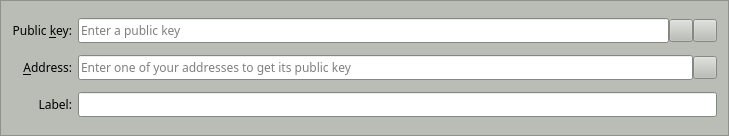
<?xml version="1.0" encoding="UTF-8"?>
<ui version="4.0">
 <class>MultisigAddressEntry</class>
 <widget class="QFrame" name="MultisigAddressEntry">
  <property name="geometry">
   <rect>
    <x>0</x>
    <y>0</y>
    <width>729</width>
    <height>136</height>
   </rect>
  </property>
  <property name="palette">
   <palette>
    <active>
     <colorrole role="WindowText">
      <brush brushstyle="SolidPattern">
       <color alpha="255">
        <red>0</red>
        <green>0</green>
        <blue>0</blue>
       </color>
      </brush>
     </colorrole>
     <colorrole role="Button">
      <brush brushstyle="SolidPattern">
       <color alpha="255">
        <red>186</red>
        <green>189</green>
        <blue>182</blue>
       </color>
      </brush>
     </colorrole>
     <colorrole role="Light">
      <brush brushstyle="SolidPattern">
       <color alpha="255">
        <red>255</red>
        <green>255</green>
        <blue>255</blue>
       </color>
      </brush>
     </colorrole>
     <colorrole role="Midlight">
      <brush brushstyle="SolidPattern">
       <color alpha="255">
        <red>220</red>
        <green>222</green>
        <blue>218</blue>
       </color>
      </brush>
     </colorrole>
     <colorrole role="Dark">
      <brush brushstyle="SolidPattern">
       <color alpha="255">
        <red>93</red>
        <green>94</green>
        <blue>91</blue>
       </color>
      </brush>
     </colorrole>
     <colorrole role="Mid">
      <brush brushstyle="SolidPattern">
       <color alpha="255">
        <red>124</red>
        <green>126</green>
        <blue>121</blue>
       </color>
      </brush>
     </colorrole>
     <colorrole role="Text">
      <brush brushstyle="SolidPattern">
       <color alpha="255">
        <red>0</red>
        <green>0</green>
        <blue>0</blue>
       </color>
      </brush>
     </colorrole>
     <colorrole role="BrightText">
      <brush brushstyle="SolidPattern">
       <color alpha="255">
        <red>255</red>
        <green>255</green>
        <blue>255</blue>
       </color>
      </brush>
     </colorrole>
     <colorrole role="ButtonText">
      <brush brushstyle="SolidPattern">
       <color alpha="255">
        <red>0</red>
        <green>0</green>
        <blue>0</blue>
       </color>
      </brush>
     </colorrole>
     <colorrole role="Base">
      <brush brushstyle="SolidPattern">
       <color alpha="255">
        <red>255</red>
        <green>255</green>
        <blue>255</blue>
       </color>
      </brush>
     </colorrole>
     <colorrole role="Window">
      <brush brushstyle="SolidPattern">
       <color alpha="255">
        <red>186</red>
        <green>189</green>
        <blue>182</blue>
       </color>
      </brush>
     </colorrole>
     <colorrole role="Shadow">
      <brush brushstyle="SolidPattern">
       <color alpha="255">
        <red>0</red>
        <green>0</green>
        <blue>0</blue>
       </color>
      </brush>
     </colorrole>
     <colorrole role="AlternateBase">
      <brush brushstyle="SolidPattern">
       <color alpha="255">
        <red>220</red>
        <green>222</green>
        <blue>218</blue>
       </color>
      </brush>
     </colorrole>
     <colorrole role="ToolTipBase">
      <brush brushstyle="SolidPattern">
       <color alpha="255">
        <red>255</red>
        <green>255</green>
        <blue>220</blue>
       </color>
      </brush>
     </colorrole>
     <colorrole role="ToolTipText">
      <brush brushstyle="SolidPattern">
       <color alpha="255">
        <red>0</red>
        <green>0</green>
        <blue>0</blue>
       </color>
      </brush>
     </colorrole>
    </active>
    <inactive>
     <colorrole role="WindowText">
      <brush brushstyle="SolidPattern">
       <color alpha="255">
        <red>0</red>
        <green>0</green>
        <blue>0</blue>
       </color>
      </brush>
     </colorrole>
     <colorrole role="Button">
      <brush brushstyle="SolidPattern">
       <color alpha="255">
        <red>186</red>
        <green>189</green>
        <blue>182</blue>
       </color>
      </brush>
     </colorrole>
     <colorrole role="Light">
      <brush brushstyle="SolidPattern">
       <color alpha="255">
        <red>255</red>
        <green>255</green>
        <blue>255</blue>
       </color>
      </brush>
     </colorrole>
     <colorrole role="Midlight">
      <brush brushstyle="SolidPattern">
       <color alpha="255">
        <red>220</red>
        <green>222</green>
        <blue>218</blue>
       </color>
      </brush>
     </colorrole>
     <colorrole role="Dark">
      <brush brushstyle="SolidPattern">
       <color alpha="255">
        <red>93</red>
        <green>94</green>
        <blue>91</blue>
       </color>
      </brush>
     </colorrole>
     <colorrole role="Mid">
      <brush brushstyle="SolidPattern">
       <color alpha="255">
        <red>124</red>
        <green>126</green>
        <blue>121</blue>
       </color>
      </brush>
     </colorrole>
     <colorrole role="Text">
      <brush brushstyle="SolidPattern">
       <color alpha="255">
        <red>0</red>
        <green>0</green>
        <blue>0</blue>
       </color>
      </brush>
     </colorrole>
     <colorrole role="BrightText">
      <brush brushstyle="SolidPattern">
       <color alpha="255">
        <red>255</red>
        <green>255</green>
        <blue>255</blue>
       </color>
      </brush>
     </colorrole>
     <colorrole role="ButtonText">
      <brush brushstyle="SolidPattern">
       <color alpha="255">
        <red>0</red>
        <green>0</green>
        <blue>0</blue>
       </color>
      </brush>
     </colorrole>
     <colorrole role="Base">
      <brush brushstyle="SolidPattern">
       <color alpha="255">
        <red>255</red>
        <green>255</green>
        <blue>255</blue>
       </color>
      </brush>
     </colorrole>
     <colorrole role="Window">
      <brush brushstyle="SolidPattern">
       <color alpha="255">
        <red>186</red>
        <green>189</green>
        <blue>182</blue>
       </color>
      </brush>
     </colorrole>
     <colorrole role="Shadow">
      <brush brushstyle="SolidPattern">
       <color alpha="255">
        <red>0</red>
        <green>0</green>
        <blue>0</blue>
       </color>
      </brush>
     </colorrole>
     <colorrole role="AlternateBase">
      <brush brushstyle="SolidPattern">
       <color alpha="255">
        <red>220</red>
        <green>222</green>
        <blue>218</blue>
       </color>
      </brush>
     </colorrole>
     <colorrole role="ToolTipBase">
      <brush brushstyle="SolidPattern">
       <color alpha="255">
        <red>255</red>
        <green>255</green>
        <blue>220</blue>
       </color>
      </brush>
     </colorrole>
     <colorrole role="ToolTipText">
      <brush brushstyle="SolidPattern">
       <color alpha="255">
        <red>0</red>
        <green>0</green>
        <blue>0</blue>
       </color>
      </brush>
     </colorrole>
    </inactive>
    <disabled>
     <colorrole role="WindowText">
      <brush brushstyle="SolidPattern">
       <color alpha="255">
        <red>93</red>
        <green>94</green>
        <blue>91</blue>
       </color>
      </brush>
     </colorrole>
     <colorrole role="Button">
      <brush brushstyle="SolidPattern">
       <color alpha="255">
        <red>186</red>
        <green>189</green>
        <blue>182</blue>
       </color>
      </brush>
     </colorrole>
     <colorrole role="Light">
      <brush brushstyle="SolidPattern">
       <color alpha="255">
        <red>255</red>
        <green>255</green>
        <blue>255</blue>
       </color>
      </brush>
     </colorrole>
     <colorrole role="Midlight">
      <brush brushstyle="SolidPattern">
       <color alpha="255">
        <red>220</red>
        <green>222</green>
        <blue>218</blue>
       </color>
      </brush>
     </colorrole>
     <colorrole role="Dark">
      <brush brushstyle="SolidPattern">
       <color alpha="255">
        <red>93</red>
        <green>94</green>
        <blue>91</blue>
       </color>
      </brush>
     </colorrole>
     <colorrole role="Mid">
      <brush brushstyle="SolidPattern">
       <color alpha="255">
        <red>124</red>
        <green>126</green>
        <blue>121</blue>
       </color>
      </brush>
     </colorrole>
     <colorrole role="Text">
      <brush brushstyle="SolidPattern">
       <color alpha="255">
        <red>93</red>
        <green>94</green>
        <blue>91</blue>
       </color>
      </brush>
     </colorrole>
     <colorrole role="BrightText">
      <brush brushstyle="SolidPattern">
       <color alpha="255">
        <red>255</red>
        <green>255</green>
        <blue>255</blue>
       </color>
      </brush>
     </colorrole>
     <colorrole role="ButtonText">
      <brush brushstyle="SolidPattern">
       <color alpha="255">
        <red>93</red>
        <green>94</green>
        <blue>91</blue>
       </color>
      </brush>
     </colorrole>
     <colorrole role="Base">
      <brush brushstyle="SolidPattern">
       <color alpha="255">
        <red>186</red>
        <green>189</green>
        <blue>182</blue>
       </color>
      </brush>
     </colorrole>
     <colorrole role="Window">
      <brush brushstyle="SolidPattern">
       <color alpha="255">
        <red>186</red>
        <green>189</green>
        <blue>182</blue>
       </color>
      </brush>
     </colorrole>
     <colorrole role="Shadow">
      <brush brushstyle="SolidPattern">
       <color alpha="255">
        <red>0</red>
        <green>0</green>
        <blue>0</blue>
       </color>
      </brush>
     </colorrole>
     <colorrole role="AlternateBase">
      <brush brushstyle="SolidPattern">
       <color alpha="255">
        <red>186</red>
        <green>189</green>
        <blue>182</blue>
       </color>
      </brush>
     </colorrole>
     <colorrole role="ToolTipBase">
      <brush brushstyle="SolidPattern">
       <color alpha="255">
        <red>255</red>
        <green>255</green>
        <blue>220</blue>
       </color>
      </brush>
     </colorrole>
     <colorrole role="ToolTipText">
      <brush brushstyle="SolidPattern">
       <color alpha="255">
        <red>0</red>
        <green>0</green>
        <blue>0</blue>
       </color>
      </brush>
     </colorrole>
    </disabled>
   </palette>
  </property>
  <property name="windowTitle">
   <string>Form</string>
  </property>
  <property name="frameShape">
   <enum>QFrame::StyledPanel</enum>
  </property>
  <property name="frameShadow">
   <enum>QFrame::Sunken</enum>
  </property>
  <layout class="QGridLayout" name="gridLayout">
   <item row="0" column="0">
    <widget class="QLabel" name="pubkeyLabel">
     <property name="font">
      <font>
       <family>Sawasdee</family>
      </font>
     </property>
     <property name="text">
      <string>Public &amp;key:</string>
     </property>
     <property name="alignment">
      <set>Qt::AlignRight|Qt::AlignTrailing|Qt::AlignVCenter</set>
     </property>
     <property name="buddy">
      <cstring>pubkey</cstring>
     </property>
    </widget>
   </item>
   <item row="0" column="1">
    <layout class="QHBoxLayout" name="pubkeyLayout">
     <property name="spacing">
      <number>0</number>
     </property>
     <item>
      <widget class="QValidatedLineEdit" name="pubkey">
       <property name="font">
        <font>
         <family>Sawasdee</family>
        </font>
       </property>
       <property name="toolTip">
        <string>The public key of an address</string>
       </property>
       <property name="placeholderText">
        <string>Enter a public key</string>
       </property>
      </widget>
     </item>
     <item>
      <widget class="QToolButton" name="pasteButton">
       <property name="font">
        <font>
         <family>Sawasdee</family>
        </font>
       </property>
       <property name="toolTip">
        <string>Paste public key from clipboard</string>
       </property>
       <property name="text">
        <string/>
       </property>
       <property name="icon">
        <iconset resource="../syndicate.qrc">
         <normaloff>:/icons/editpaste</normaloff>:/icons/editpaste</iconset>
       </property>
       <property name="shortcut">
        <string>Alt+P</string>
       </property>
      </widget>
     </item>
     <item>
      <widget class="QToolButton" name="deleteButton">
       <property name="font">
        <font>
         <family>Sawasdee</family>
        </font>
       </property>
       <property name="toolTip">
        <string>Remove this public key</string>
       </property>
       <property name="text">
        <string/>
       </property>
       <property name="icon">
        <iconset resource="../syndicate.qrc">
         <normaloff>:/icons/remove</normaloff>:/icons/remove</iconset>
       </property>
      </widget>
     </item>
    </layout>
   </item>
   <item row="1" column="0">
    <widget class="QLabel" name="addressLabel">
     <property name="font">
      <font>
       <family>Sawasdee</family>
      </font>
     </property>
     <property name="text">
      <string>&amp;Address:</string>
     </property>
     <property name="alignment">
      <set>Qt::AlignRight|Qt::AlignTrailing|Qt::AlignVCenter</set>
     </property>
     <property name="buddy">
      <cstring>address</cstring>
     </property>
    </widget>
   </item>
   <item row="1" column="1">
    <layout class="QHBoxLayout" name="addressLayout">
     <property name="spacing">
      <number>0</number>
     </property>
     <item>
      <widget class="QValidatedLineEdit" name="address">
       <property name="enabled">
        <bool>true</bool>
       </property>
       <property name="font">
        <font>
         <family>Sawasdee</family>
        </font>
       </property>
       <property name="toolTip">
        <string>Address associated to the public key</string>
       </property>
       <property name="placeholderText">
        <string>Enter one of your addresses to get its public key</string>
       </property>
      </widget>
     </item>
     <item>
      <widget class="QToolButton" name="addressBookButton">
       <property name="font">
        <font>
         <family>Sawasdee</family>
        </font>
       </property>
       <property name="toolTip">
        <string>Choose address from address book</string>
       </property>
       <property name="text">
        <string/>
       </property>
       <property name="icon">
        <iconset resource="../syndicate.qrc">
         <normaloff>:/icons/address-book</normaloff>:/icons/address-book</iconset>
       </property>
       <property name="shortcut">
        <string>Alt+A</string>
       </property>
      </widget>
     </item>
    </layout>
   </item>
   <item row="2" column="0">
    <widget class="QLabel" name="labelLabel">
     <property name="font">
      <font>
       <family>Sawasdee</family>
      </font>
     </property>
     <property name="text">
      <string>Label:</string>
     </property>
     <property name="alignment">
      <set>Qt::AlignRight|Qt::AlignTrailing|Qt::AlignVCenter</set>
     </property>
    </widget>
   </item>
   <item row="2" column="1">
    <widget class="QValidatedLineEdit" name="label">
     <property name="enabled">
      <bool>true</bool>
     </property>
     <property name="font">
      <font>
       <family>Sawasdee</family>
      </font>
     </property>
     <property name="toolTip">
      <string>Address associated to the public key</string>
     </property>
     <property name="readOnly">
      <bool>true</bool>
     </property>
    </widget>
   </item>
  </layout>
 </widget>
 <customwidgets>
  <customwidget>
   <class>QValidatedLineEdit</class>
   <extends>QLineEdit</extends>
   <header>qvalidatedlineedit.h</header>
  </customwidget>
 </customwidgets>
 <resources>
  <include location="../syndicate.qrc"/>
 </resources>
 <connections/>
</ui>
